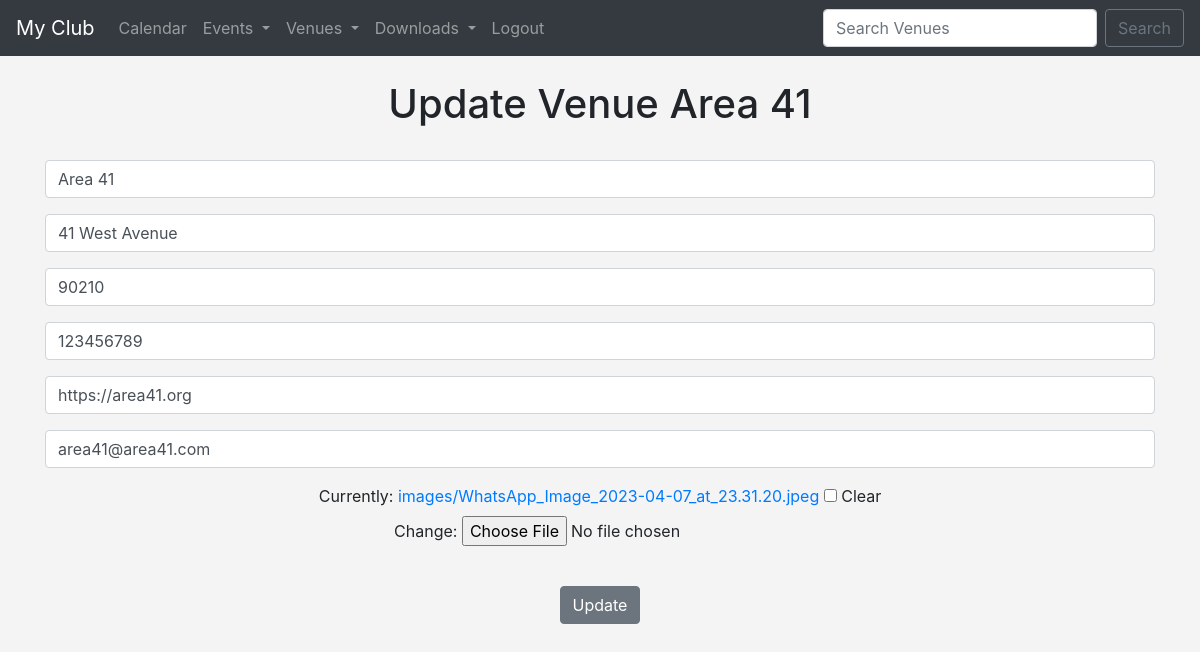
/update_venue/1 (signed in), run on the app's committed database.
### events/models.py (models this page shows)
class Venue(models.Model):
    name = models.CharField('Venue name', max_length=128)
    address = models.CharField(max_length=300)
    zip_code = models.CharField('Zip code', max_length=15)
    phone = models.CharField('Contact phone', max_length=15, blank=True)
    web = models.URLField('Website Address', blank=True)
    email_address = models.EmailField('Email Address',blank=True)
    owner = models.IntegerField("Venue Owner", blank=False, default=1)
    venue_image = models.ImageField(null=True, blank=True, upload_to="images/")
    def __str__(self):
        return self.name

### events/views.py (the view)
# urls.py: path('update_venue/<venue_id>', views.update_venue, name='update-venue'),
def update_venue(request, venue_id):
    venue = Venue.objects.get(pk=venue_id)
    form = VenueForm(request.POST or None, request.FILES or None, instance=venue)
    if form.is_valid():
                form.save()
                return redirect('list-venues')
    return render(request, 'events/update_venue.html', {
        'venue': venue,
        'form': form
    })

### events/forms.py
class VenueForm(ModelForm):
    class Meta:
        model = Venue
        fields = ('name', 'address', 'zip_code', 'phone', 'web', 'email_address', 'venue_image')
        labels = {
            'name': '',
            'address': '',
            'zip_code': '',
            'phone': '',
            'web': '',
            'email_address': '',
            'venue_image': '',
        }
        widgets = {
            'name': forms.TextInput(attrs={'class': 'form-control', 'placeholder': 'Venue Name'}),
            'address': forms.TextInput(attrs={'class': 'form-control', 'placeholder': 'Address'}),
            'zip_code': forms.TextInput(attrs={'class': 'form-control', 'placeholder': 'Zip Code'}),
            'phone': forms.TextInput(attrs={'class': 'form-control', 'placeholder': 'Phone'}),
            'web': forms.TextInput(attrs={'class': 'form-control', 'placeholder': 'Web Address'}),
            'email_address': forms.EmailInput(attrs={'class': 'form-control', 'placeholder': 'Email'}),
        }

### events/templates/events/update_venue.html (shortened to what this page needs)
{% extends 'events/base.html' %}
{% block content %}
    {% if user.is_authenticated %}
        <center>
            <h1>Update Venue {{ venue }}</h1>
            <br>
            <form action="" method="POST" enctype="multipart/form-data">
                {{ form.as_p }}
                <br>
                <input type="submit" value="Update" class="btn btn-secondary">
            </form>
        </center>
    {% else %}
        <h1>Sorry, you must be authenticated to see this view...</h1>
        <a href="{% url 'login' %}">Login here</a>
    {% endif %}
{% endblock %}

### events/templates/events/base.html (style rules this page uses)
body { background: #f4f4f4; }

### data on the page
Venue: name "Area 41", address "41 West Avenue", zip_code "90210", phone "123456789", web "https://area41.org", email_address "area41@area41.com"
